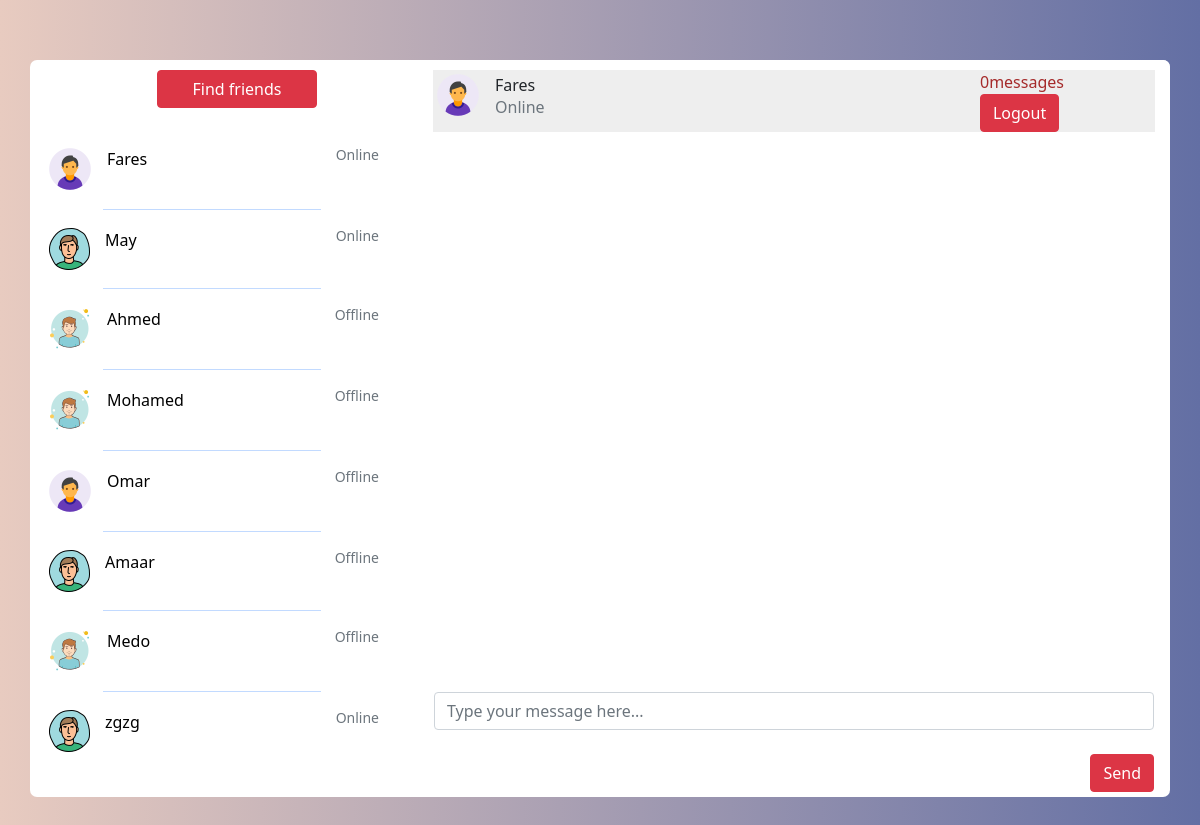
The app's page /chatroom.php?name=Fares (signed in) with its own data.
### tables this page shows
CREATE TABLE `users` (
  `id` int(7) NOT NULL,
  `user_name` varchar(32) NOT NULL,
  `user_email` varchar(32) NOT NULL,
  `user_password` varchar(32) NOT NULL,
  `user_profile` varchar(255) NOT NULL,
  `user_status` varchar(32) NOT NULL
);

### include/get_users_data.php (the view, shortened to what this page needs)
<?php include("database/Database_connection.php"); ?>
<?php
$users="select * from users";
$run_users =mysqli_query($connect,$users);
while($row_users=mysqli_fetch_array($run_users)){
    $user_names=$row_users['user_name'];
    $user_profile=$row_users['user_profile'];
    $login=$row_users['user_status'];
    $login_check = $login == "Online" ? "Online":"Offline";
    echo "<a href='chatroom.php?name=$user_names' style='text-decoration:none;'>
    <div class='friend-drawer friend-drawer--onhover'>
        <img class=''profile-image' src='$user_profile' alt=''>
        <div class='text'>
          <h6 style='color:black'>$user_names</h6>
        </div>
        <span class='time text-muted small'>$login_check</span>
      </div>
      <hr>
     </a>";
}
?>

### chatroom.php (shortened to what this page needs)
<!DOCTYPE html>
<?php
include("include/Database_connection.php");
?>
<html lang="">
<head>
  <link href="https://cdn.jsdelivr.net/npm/bootstrap@5.0.2/dist/css/bootstrap.min.css" rel="stylesheet">
  <link rel="stylesheet" href="src/chatroom.css">
</head>
<body>
<div class="container">
  <div class="row no-gutters">
            <?php
                $user=$_SESSION['user_email'];
                $get_user ="select * from users where user_email='$user'";
                $run_user = mysqli_query($connect,$get_user);
                $row = mysqli_fetch_array($run_user);
                $user_name =$row['user_name'];
            ?>
               <?php
                if(isset($_GET['name'])){
                      global $connect;
                     $get_username=$_GET['name'];
                     $get_user= "select * from users where user_name='$get_username'";
                     $run_user=mysqli_query($connect,$get_user);
                     $row_user =mysqli_fetch_array($run_user);
                     $username= $row_user['user_name'];
                     $user_profile_image = $row_user['user_profile'];
                 }else{
                   header("location:login.php");
                }
               $total_messages = "select * from users_chat where (sender_username='$user_name' AND receiver_username='$username') OR (receiver_username='$user_name' AND sender_username='$username')";
               $run_messages =mysqli_query($connect,$total_messages);
               $total = mysqli_num_rows($run_messages);
               ?>
    <div class="col-md-4 border-right" style='
    overflow-y: scroll;
    scroll-behavior: smooth;
    height: 700px;
    overflow-x: hidden;'>
      <div class="settings-tray mx-sm-3 mb-2">
            <form method="post" class="form-inline">
                 <div class="form-group mx-sm-3 mb-2">
                   <button class=" btn btn-danger col-md-6" style="width:160px; margin-left:80px;" name="name">Find friends</button>
                  </div>
                </form>
      </div>
     <?php include("include/get_users_data.php"); ?>
    </div>
    <div class="col-md-8">
      <div class="settings-tray">
        <div class="friend-drawer no-gutters friend-drawer--grey">
          <img class="profile-image" src="<?php echo "$user_profile_image"; ?>" alt="">
          <div class="text">
            <h6><?php echo "$username"; ?></h6>
            <p class="text-muted"><?php
                $login_status=mysqli_query($connect,"select * from users where user_name='$username'");
                $row =mysqli_fetch_array($login_status);
                $login=$row['user_status'];
                if($login=="Online"){
                echo "Online";
              }else{
                 echo "Offline";
                 }
                ?></p>
          </div>
            <form method="post">
                       <span class="total"><?php echo $total; ?>messages</span>
                       <button name="logout" class ="btn btn-danger">Logout</button>
            </form>
        </div>
      </div>
      <div class="chat-panel" style="
    overflow-y: scroll;
    scroll-behavior: smooth;
    height: 550px;
    overflow-x: hidden;">
        </div>
                <form method="post" class="form-inline">
                 <div class="form-group mx-sm-3 mb-2">
                  <input class="form-control" type="text" name="msg_content" placeholder="Type your message here...">
                     <br>
                   <button class=" btn btn-danger md-2" style="float:right; margin-bottom:5px;" name="submit">Send</button>
                  </div>
                </form>
      </div>
    </div>
  </div>
</body>
</html>

### src/chatroom.css (style rules this page uses)
body { background: #e8cbc0; background: -webkit-linear-gradient(to right, #e8cbc0, #636fa4); background: linear-gradient(to right, #e8cbc0, #636fa4); -webkit-font-smoothing: antialiased; -moz-osx-font-smoothing: grayscale; text-rendering: optimizeLegibility; }
.container { margin: 60px auto; background: #fff; padding: 0; border-radius: 7px; }
.profile-image { width: 50px; height: 50px; border-radius: 0px; }
.settings-tray { background: #fff; padding: 10px 15px; border-radius: 7px; }
.settings-tray .no-gutters { padding: 0; }
input { border: none; border-radius: 30px; width: 80%; }
input::placeholder { color: #000; font-weight: 300; margin-left: 20px; }
.friend-drawer { padding: 10px 15px; display: flex; vertical-align: baseline; background: #fff; transition: 0.3s ease; }
.friend-drawer--grey { background: #eee; }
.friend-drawer .text { margin-left: 12px; width: 70%; }
.friend-drawer .text h6 { margin-top: 6px; margin-bottom: 0; }
.friend-drawer .text p { margin: 0; }
.friend-drawer .time { color: grey; }
hr { margin: 5px auto; width: 60%; }
.total { color: brown; margin-right: 15px; }

### records on screen
users: user_profile (picture), user_name "Fares", user_status "Online"
users: user_profile (picture), user_name "May", user_status "Online"
users: user_profile (picture), user_name "Ahmed", user_status "Offline"
users: user_profile (picture), user_name "Mohamed", user_status "Offline"
users: user_profile (picture), user_name "Omar", user_status "Offline"
users: user_profile (picture), user_name "Amaar", user_status "Offline"
users: user_profile (picture), user_name "Medo", user_status "Offline"
users: user_profile (picture), user_name "zgzg", user_status "Online"

### other values on screen
$total "0"
